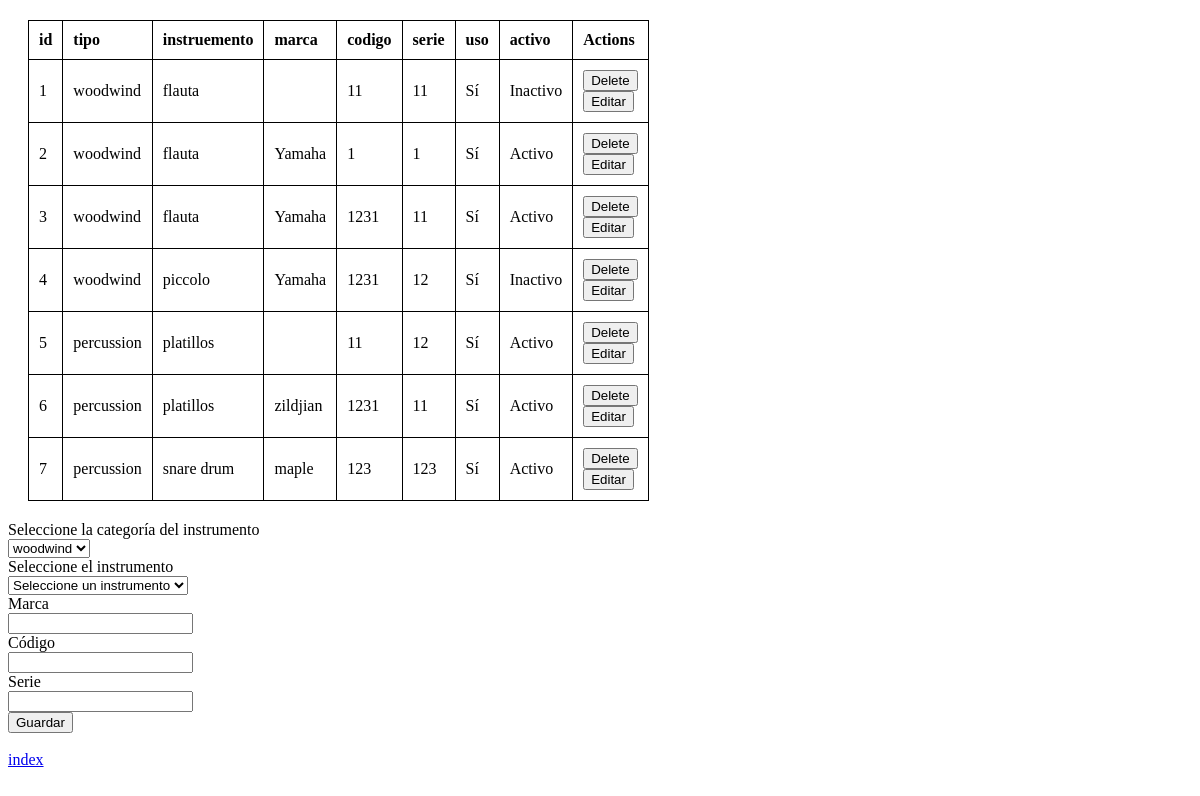
Screenshot of /view/instrumentoView.php?error=error with the database file from the repository.
### tables this page shows
CREATE TABLE `tbinstrumento` (
  `tbinstrumentoid` int(11) NOT NULL,
  `tbinstrumentotipo` varchar(100) NOT NULL,
  `tbinstrumentoinstrumento` varchar(100) NOT NULL,
  `tbinstrumentomarca` varchar(100) NOT NULL,
  `tbinstrumentocodigo` varchar(100) NOT NULL,
  `tbinstrumentoserie` varchar(100) NOT NULL,
  `tbinstrumentouso` tinyint(1) NOT NULL,
  `tbinstrumentoactivo` tinyint(1) NOT NULL
);

### data/data.php (called while the page is built, shortened)
<?php
class Data
{
    public $server = "172.28.160.86";
    public $user = "root";
    public $password = "";
    public $db = "bdescuelamusica";
    public function __construct()
    {
        $this->conn = new mysqli($this->server, $this->user, $this->password, $this->db);
    }
}
?>

### business/instrumentoBusiness.php (called while the page is built, shortened)
<?php
include '../data/dataInstrumento.php';
class instrumentoBusiness{
    private $dataInstrumento;
    public function __construct()
    {
        $this->dataInstrumento = new dataInstrumento();
    }
    public function getInstrumentos()
    {
        return $this->dataInstrumento->getInstrumentos();
    }
}
?>

### data/dataInstrumento.php (called while the page is built, shortened)
<?php
include 'data.php';
include '../domain/instrumento.php';
class dataInstrumento extends Data {
    public function getInstrumentos() {
        $sql = "SELECT * FROM tbinstrumento";
        $result = $this->conn->query($sql);
        $instrumentos = [];
        while ($row = $result->fetch_assoc()) {
            $instrumento = new Instrumento(
                $row['tbinstrumentoid'],
                $row['tbinstrumentotipo'],
                $row['tbinstrumentoinstrumento'],
                $row['tbinstrumentomarca'],
                $row['tbinstrumentocodigo'],
                $row['tbinstrumentoserie'],
                $row['tbinstrumentouso'] == '1',
                $row['tbinstrumentoactivo'] == '1'
            );
            array_push($instrumentos, $instrumento);
        }
        return $instrumentos;
    }
}
?>

### domain/instrumento.php (called while the page is built, shortened)
<?php
class instrumento {
    private $id;
    private $tipo;
    private $instrumento;
    private $marca;
    private $codigo;
    private $serie;
    private $uso;
    private $activo;
    public function __construct($id=null, $tipo="", $instrumento="", $marca="", $codigo="", $serie="", $uso="", $activo="") {
        $this->id = $id;
        $this->tipo = $tipo;
        $this->instrumento = $instrumento;
        $this->marca = $marca;
        $this->codigo = $codigo;
        $this->serie = $serie;
        $this->uso = $uso;
        $this->activo = $activo;
    }
    public function getId() {
        return $this->id;
    }
    public function getTipo() {
        return $this->tipo;
    }
    public function getInstrumento() {
        return $this->instrumento;
    }
    public function getCodigo() {
        return $this->codigo;
    }
    public function getSerie() {
        return $this->serie;
    }
    public function getUso() {
        return $this->uso;
    }
    public function getActivo() {
        return $this->activo;
    }
    public function getMarca() {
        return $this->marca;
    }
}
?>

### business/categoriaBusiness.php (called while the page is built, shortened)
<?php
include '../data/dataCategoria.php';
class categoriaBusiness
{
    private $dataCategoria;
    public function __construct()
    {
        $this->dataCategoria = new dataCategoria();
    }
    public function getCategorias()
    {
        return $this->dataCategoria->getCategorias();
    }
}
?>

### data/dataCategoria.php (called while the page is built, shortened)
<?php
include_once 'data.php';
include '../domain/categoria.php';
class dataCategoria extends Data{
    public function getCategorias(){
        $sql = "SELECT * FROM tbcategoria";
        $result = $this->conn->query($sql);
        $categorias = [];
        while ($row = $result->fetch_assoc()) {
            $categoria = new Categoria($row['tbcategoriaid'], $row['tbcategorianombre'], $row['tbcategoriaestado']);
            array_push($categorias, $categoria);
        }
        return $categorias;
    }
}
?>

### domain/categoria.php (called while the page is built, shortened)
<?php
class Categoria
{
    public $nombre;
    public $estado;
    public function __construct($id = "", $nombre = "", $estado = "")
    {
        $this->nombre = $nombre;
        $this->estado = $estado;
    }
    public function getNombre()
    {
        return $this->nombre;
    }
    public function getEstado()
    {
        return $this->estado;
    }
}

### view/instrumentoView.php (the view, shortened to what this page needs)
<!DOCTYPE html>
<html lang="en">
<head>
    <link rel="stylesheet" href="/view/css/table.css">
</head>
<body>
    <div>
        <table>
            <thead>
                <tr>
                    <th>id</th>
                    <th>tipo</th>
                    <th>instruemento</th>
                    <th>marca</th>
                    <th>codigo</th>
                    <th>serie</th>
                    <th>uso</th>
                    <th>activo</th>
                    <th>Actions</th>
                </tr>
            </thead>
            <tbody>
                <?php
                include "../business/instrumentoBusiness.php";
                $instrumentoBusiness = new InstrumentoBusiness();
                $instrumentos = $instrumentoBusiness->getInstrumentos();
                foreach ($instrumentos as $instrumento) {
                    echo "<tr>";
                    echo "<td>" . $instrumento->getId() . "</td>";
                    echo "<td>" . $instrumento->getTipo() . "</td>";
                    echo "<td>" . $instrumento->getInstrumento() . "</td>";
                    echo "<td>" . $instrumento->getMarca() . "</td>";
                    echo "<td>" . $instrumento->getCodigo() . "</td>";
                    echo "<td>" . $instrumento->getSerie() . "</td>";
                    echo "<td>" . ($instrumento->getUso() ? 'Sí' : 'No') . "</td>";
                    echo "<td>" . ($instrumento->getActivo() ? 'Activo' : 'Inactivo') . "</td>";
                    echo "<td>";
                    echo "<form action='../business/instrumentoActions.php' method='post' style='display:inline;'>";
                    echo "<input type='submit' value='Delete' name='delete'>";
                    echo "</form>";
                    echo "<form action='instrumentoEdit.php' method='get' style='display:inline;'>";
                    echo "<input type='submit' value='Editar' name='update'>";
                    echo "</form>";
                    echo "</td>";
                    echo "</tr>";
                }
                ?>
            </tbody>
        </table>
    </div>
    <div>
        <form id=createForm enctype="multipart/form-data" action="../business/instrumentoActions.php" method="post">
            <label for="tipo">Seleccione la categoría del instrumento</label><br>
            <select name='tipo' id='tipo' onchange="loadInstruments()">
            <?php
            include '../business/categoriaBusiness.php';
            $categoriaBusiness = new categoriaBusiness();
            $categorias = $categoriaBusiness->getCategorias();
            foreach ($categorias as $categoria) {
                if($categoria->getEstado() == 1){
                    echo "<option value='" . $categoria->getNombre() . "'>" . $categoria->getNombre() . "</option>";
                }
            }
            ?>
            </select><br>
            <label for="instrumento">Seleccione el instrumento</label><br>
            <select name="instrumento" id="instrumento">
                <option value="">Seleccione un instrumento</option>
            </select><br>
            <label for="marca">Marca</label><br>
            <input type="text" name="marca" id="marca"><br>
            <label for="codigo">Código</label><br>
            <input type="text" name="codigo" id="codigo"><br>
            <label for="serie">Serie</label><br>
            <input type="text" name="serie" id="serie"><br>
            <input type="submit" value="Guardar" name="create">
        </form><br>
        <a href="../index.php">index</a>
    </div>
</body>
</html>

### view/css/table.css (style rules this page uses)
table { border-collapse: collapse; width: 50%; margin: 20px; }
table, th, td { border: 1px solid black; }
th, td { padding: 10px; text-align: left; }

### rows the page displays
tbinstrumento: tbinstrumentoid "1", tbinstrumentotipo "woodwind", tbinstrumentoinstrumento "flauta", tbinstrumentocodigo "11", tbinstrumentoserie "11", shows "Inactivo"
tbinstrumento: tbinstrumentoid "2", tbinstrumentotipo "woodwind", tbinstrumentoinstrumento "flauta", tbinstrumentomarca "Yamaha", tbinstrumentocodigo "1", tbinstrumentoserie "1", shows "Activo"
tbinstrumento: tbinstrumentoid "3", tbinstrumentotipo "woodwind", tbinstrumentoinstrumento "flauta", tbinstrumentomarca "Yamaha", tbinstrumentocodigo "1231", tbinstrumentoserie "11", shows "Activo"
tbinstrumento: tbinstrumentoid "4", tbinstrumentotipo "woodwind", tbinstrumentoinstrumento "piccolo", tbinstrumentomarca "Yamaha", tbinstrumentocodigo "1231", tbinstrumentoserie "12", shows "Inactivo"
tbinstrumento: tbinstrumentoid "5", tbinstrumentotipo "percussion", tbinstrumentoinstrumento "platillos", tbinstrumentocodigo "11", tbinstrumentoserie "12", shows "Activo"
tbinstrumento: tbinstrumentoid "6", tbinstrumentotipo "percussion", tbinstrumentoinstrumento "platillos", tbinstrumentomarca "zildjian", tbinstrumentocodigo "1231", tbinstrumentoserie "11", shows "Activo"
tbinstrumento: tbinstrumentoid "7", tbinstrumentotipo "percussion", tbinstrumentoinstrumento "snare drum", tbinstrumentomarca "maple", tbinstrumentocodigo "123", tbinstrumentoserie "123", shows "Activo"

### other values shown
form field tipo "woodwind"
